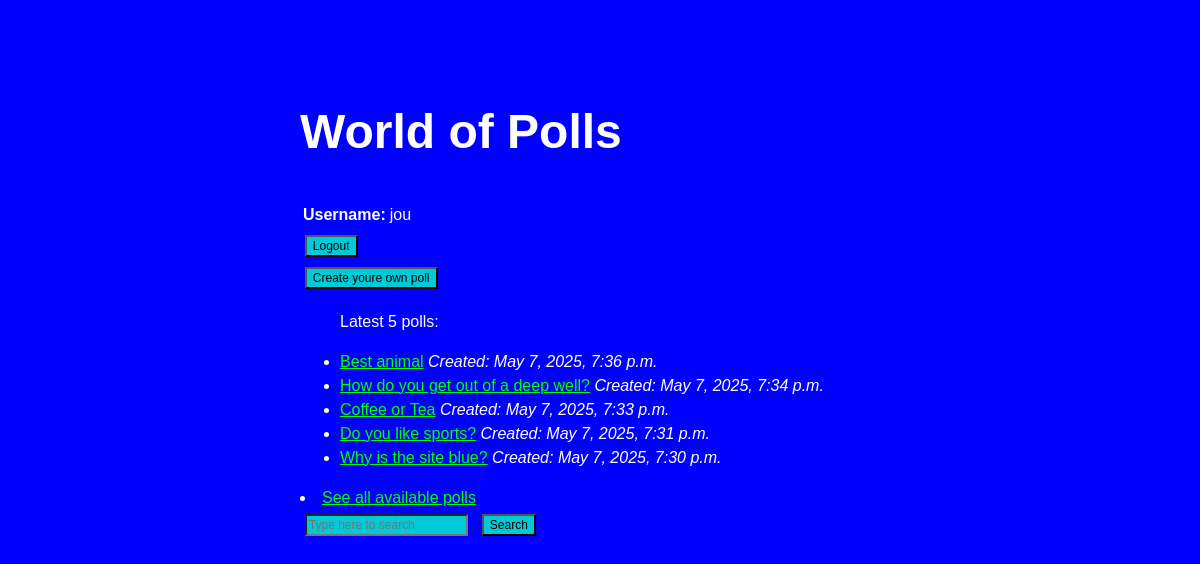
Screenshot of / (signed in) with the database file from the repository.
### polls/models.py (models this page shows, shortened)
class Question(models.Model):
    question_text = models.CharField(max_length=200)
    pub_date = models.DateTimeField("date published")

### polls/views.py (the view)
# urls.py: path('', views.IndexView, name='index'),
def IndexView(request):
    latest_question_list = Question.objects.order_by("-pub_date")[:5]
    user_votes = Vote.objects.filter(user=request.user.id).values_list(
        "question_id", flat=True
    )
    context = {
        "latest_question_list": latest_question_list,
        "voted_question_ids": list(user_votes),
    }
    return render(request, "polls/index.html", context)

### polls/templates/polls/index.html (shortened to what this page needs)
<!DOCTYPE html>
<html lang="en">
<head>
    {% load static %}
    <link rel="stylesheet" type="text/css" href="{% static 'polls/style.css' %}">
</head>
<body>
    <h1>World of Polls</h1>
    {% if user.is_authenticated %}
    <table>
        <tr>
            <th style="text-align:right">Username:
            <td>{{user.username}}
    </table>
    <form action='logout/' method="POST">
        <input type="submit" value="Logout" />
    </form>
    <form action='create_poll/' method="GET">
        <input type="submit" value="Create youre own poll" />
    </form>
    {% else %}
    <p>You have to log in to be able to vote.</p>
    <li><a href="/login">Login</a></li>
    {% endif %}
    {% if latest_question_list %}
    <ul>
        <p>Latest 5 polls:</p>
        {% for question in latest_question_list %}
        {% if user.is_authenticated %}
        {% if question.id in voted_question_ids %}
        <li><a class="voted" href="{% url 'polls:results' question.id %}">{{ question.question_text }}</a>
            <em> Created: {{ question.pub_date }}</em>
        </li>
        {% else %}
        <li><a href="{% url 'polls:detail' question.id %}">{{ question.question_text }}</a>
            <em> Created: {{ question.pub_date }}</em>
        </li>
        {% endif %}
        {% else %}
        <li><a href="{% url 'polls:results' question.id %}">{{ question.question_text }}</a>
            <em> Created: {{ question.pub_date }}</em>
        </li>
        {% endif %}
        {% endfor %}
    </ul>
    {% else %}
    <p>No polls are available.</p>
    {% endif %}
    <li><a href="{% url 'polls:all_polls' %}">See all available polls</a></li>
    <form method="get" action="{% url 'polls:search' %}">
        <input type="text" name="q" placeholder="Type here to search" required>
        <button type="submit">Search</button>
    </form>
</body>
</html>

### polls/static/polls/style.css (style rules this page uses)
li a { color: rgb(0, 255, 0); }
h1 { font-size: 3rem; }
body { background-color: blue; font-family: 'The-Django', sans-serif; color: white; line-height: 1.5; padding: 4em 1em; margin: 0 auto; max-width: 50vw; }
input[type="submit"] { background: #00cad8; font-family: "Arial Black", sans-serif; font-size: 0.75rem; position: relative; color: black; line-height: 1rem; margin: 0.3rem 0.3rem 0.3rem 0.3rem; align-items: center; cursor: pointer; justify-content: center; }
input[type="text"] { background: #00cad8; font-family: "Arial Black", sans-serif; font-size: 0.75rem; position: relative; color: black; line-height: 1rem; margin: 0.3rem 0.3rem 0.3rem 0.3rem; align-items: center; cursor: text; justify-content: center; }
button { background: #00cad8; font-family: "Arial Black", sans-serif; font-size: 0.75rem; position: relative; color: black; line-height: 1rem; margin: 0.3rem 0.3rem 0.3rem 0.3rem; align-items: center; cursor: pointer; justify-content: center; }

### rows the page displays
Question: question_text "Best animal", pub_date "May 7, 2025, 7:36 p.m."
Question: question_text "How do you get out of a deep well?", pub_date "May 7, 2025, 7:34 p.m."
Question: question_text "Coffee or Tea", pub_date "May 7, 2025, 7:33 p.m."
Question: question_text "Do you like sports?", pub_date "May 7, 2025, 7:31 p.m."
Question: question_text "Why is the site blue?", pub_date "May 7, 2025, 7:30 p.m."

### other values shown
{{ user.username }} "jou"
